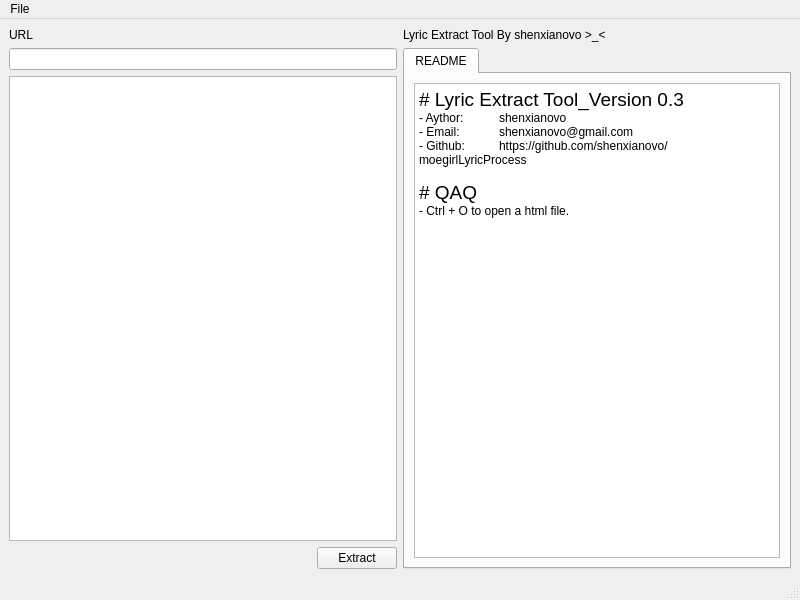
<?xml version="1.0" encoding="UTF-8"?>
<ui version="4.0">
 <class>MainWindow</class>
 <widget class="QMainWindow" name="MainWindow">
  <property name="geometry">
   <rect>
    <x>0</x>
    <y>0</y>
    <width>800</width>
    <height>600</height>
   </rect>
  </property>
  <property name="windowTitle">
   <string>Lyric Extract Tool</string>
  </property>
  <property name="windowIcon">
   <iconset resource="res.qrc">
    <normaloff>:/image/Icon.jpg</normaloff>:/image/Icon.jpg</iconset>
  </property>
  <widget class="QWidget" name="centralwidget">
   <layout class="QGridLayout" name="gridLayout_2">
    <item row="0" column="0">
     <layout class="QHBoxLayout" name="horizontalLayout">
      <item>
       <layout class="QVBoxLayout" name="verticalLayout_6">
        <item>
         <widget class="QLabel" name="label_2">
          <property name="text">
           <string>URL</string>
          </property>
         </widget>
        </item>
        <item>
         <widget class="QLineEdit" name="lineEditURL"/>
        </item>
        <item>
         <widget class="QTableWidget" name="tableWidget"/>
        </item>
        <item>
         <layout class="QHBoxLayout" name="horizontalLayout_3">
          <item>
           <spacer name="horizontalSpacer">
            <property name="orientation">
             <enum>Qt::Horizontal</enum>
            </property>
            <property name="sizeHint" stdset="0">
             <size>
              <width>40</width>
              <height>20</height>
             </size>
            </property>
           </spacer>
          </item>
          <item>
           <widget class="QPushButton" name="buttonExtract">
            <property name="text">
             <string>Extract</string>
            </property>
           </widget>
          </item>
         </layout>
        </item>
       </layout>
      </item>
      <item>
       <layout class="QVBoxLayout" name="verticalLayout_4">
        <item>
         <widget class="QLabel" name="label">
          <property name="text">
           <string>Lyric Extract Tool By shenxianovo &gt;_&lt;</string>
          </property>
         </widget>
        </item>
        <item>
         <widget class="QTabWidget" name="tabWidget">
          <property name="currentIndex">
           <number>0</number>
          </property>
          <widget class="QWidget" name="tabREADME">
           <attribute name="title">
            <string>README</string>
           </attribute>
           <layout class="QVBoxLayout" name="verticalLayout">
            <item>
             <widget class="QTextEdit" name="textEdit">
              <property name="readOnly">
               <bool>true</bool>
              </property>
              <property name="html">
               <string>&lt;!DOCTYPE HTML PUBLIC &quot;-//W3C//DTD HTML 4.0//EN&quot; &quot;http://www.w3.org/TR/REC-html40/strict.dtd&quot;&gt;
&lt;html&gt;&lt;head&gt;&lt;meta name=&quot;qrichtext&quot; content=&quot;1&quot; /&gt;&lt;meta charset=&quot;utf-8&quot; /&gt;&lt;style type=&quot;text/css&quot;&gt;
p, li { white-space: pre-wrap; }
hr { height: 1px; border-width: 0; }
li.unchecked::marker { content: &quot;\2610&quot;; }
li.checked::marker { content: &quot;\2612&quot;; }
&lt;/style&gt;&lt;/head&gt;&lt;body style=&quot; font-family:'Microsoft YaHei UI'; font-size:9pt; font-weight:400; font-style:normal;&quot;&gt;
&lt;p style=&quot; margin-top:0px; margin-bottom:0px; margin-left:0px; margin-right:0px; -qt-block-indent:0; text-indent:0px;&quot;&gt;&lt;span style=&quot; font-size:14pt;&quot;&gt;# Lyric Extract Tool_Version 0.3&lt;/span&gt;&lt;/p&gt;
&lt;p style=&quot; margin-top:0px; margin-bottom:0px; margin-left:0px; margin-right:0px; -qt-block-indent:0; text-indent:0px;&quot;&gt;- Aythor:	shenxianovo&lt;/p&gt;
&lt;p style=&quot; margin-top:0px; margin-bottom:0px; margin-left:0px; margin-right:0px; -qt-block-indent:0; text-indent:0px;&quot;&gt;- Email:	shenxianovo@gmail.com&lt;/p&gt;
&lt;p style=&quot; margin-top:0px; margin-bottom:0px; margin-left:0px; margin-right:0px; -qt-block-indent:0; text-indent:0px;&quot;&gt;- Github:	https://github.com/shenxianovo/moegirlLyricProcess&lt;/p&gt;
&lt;p style=&quot;-qt-paragraph-type:empty; margin-top:0px; margin-bottom:0px; margin-left:0px; margin-right:0px; -qt-block-indent:0; text-indent:0px;&quot;&gt;&lt;br /&gt;&lt;/p&gt;
&lt;p style=&quot; margin-top:0px; margin-bottom:0px; margin-left:0px; margin-right:0px; -qt-block-indent:0; text-indent:0px;&quot;&gt;&lt;span style=&quot; font-size:14pt;&quot;&gt;# QAQ&lt;/span&gt;&lt;/p&gt;
&lt;p style=&quot; margin-top:0px; margin-bottom:0px; margin-left:0px; margin-right:0px; -qt-block-indent:0; text-indent:0px;&quot;&gt;- Ctrl + O to open a html file.&lt;/p&gt;&lt;/body&gt;&lt;/html&gt;</string>
              </property>
             </widget>
            </item>
           </layout>
          </widget>
         </widget>
        </item>
       </layout>
      </item>
     </layout>
    </item>
    <item row="1" column="0">
     <layout class="QHBoxLayout" name="horizontalLayout_2"/>
    </item>
   </layout>
  </widget>
  <widget class="QMenuBar" name="menubar">
   <property name="geometry">
    <rect>
     <x>0</x>
     <y>0</y>
     <width>800</width>
     <height>21</height>
    </rect>
   </property>
   <widget class="QMenu" name="menuFile">
    <property name="title">
     <string>File</string>
    </property>
    <addaction name="actionOpen"/>
   </widget>
   <addaction name="menuFile"/>
  </widget>
  <widget class="QStatusBar" name="statusbar"/>
  <action name="actionOpen">
   <property name="text">
    <string>Open</string>
   </property>
   <property name="shortcut">
    <string>Ctrl+O</string>
   </property>
  </action>
 </widget>
 <resources>
  <include location="res.qrc"/>
 </resources>
 <connections/>
</ui>
